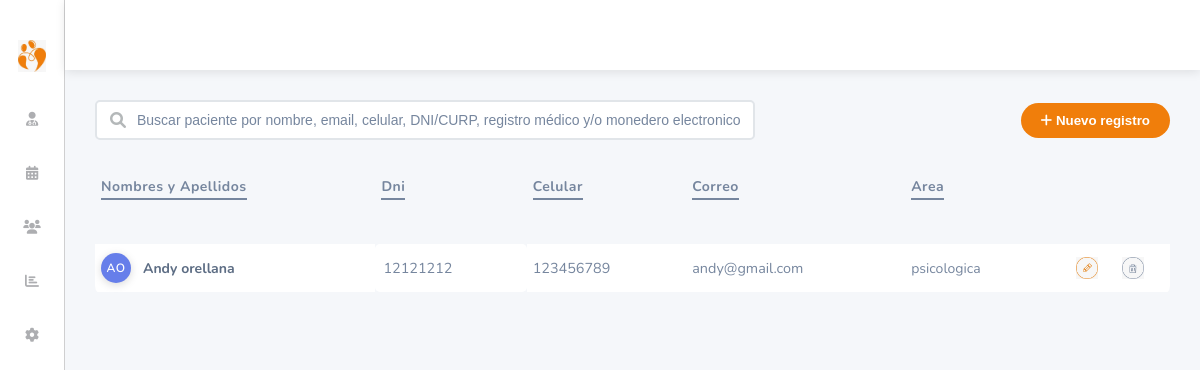
Page /views/Clinica/principal.php (signed in) on the earlier database version.
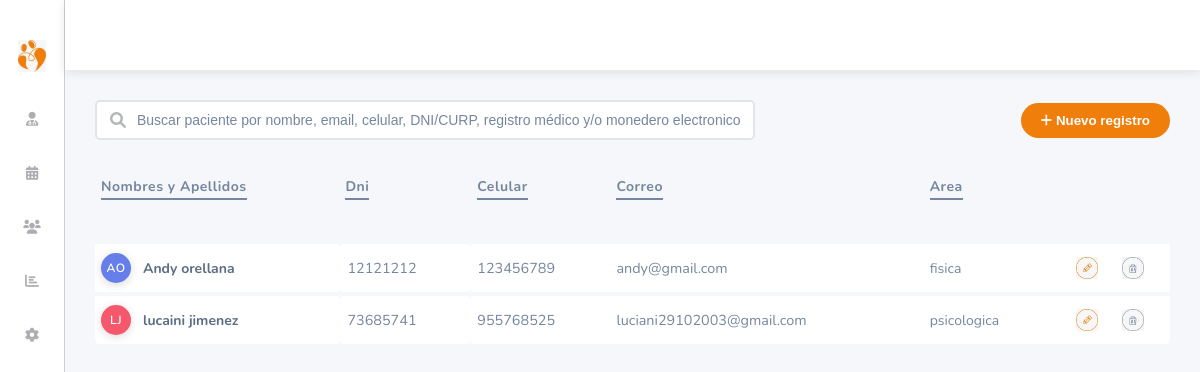
Same page on the later database version.
### tables this page shows
CREATE TABLE `especialistas` (
  `idespecialista` int(11) NOT NULL,
  `idusuario` int(11) NOT NULL,
  `idarea` int(11) NOT NULL,
  `idsubarea` int(11) DEFAULT NULL
);

CREATE TABLE `usuarios` (
  `idusuario` int(11) NOT NULL,
  `nombres` varchar(100) NOT NULL,
  `apellidos` varchar(100) NOT NULL,
  `dni` varchar(15) NOT NULL,
  `telefono` varchar(20) DEFAULT NULL,
  `correo` varchar(100) NOT NULL,
  `idestado` int(11) DEFAULT NULL,
  `idrol` int(11) DEFAULT NULL,
  `usuario` varchar(50) NOT NULL,
  `password` varchar(500) NOT NULL
);

CREATE TABLE `areas` (
  `idarea` int(11) NOT NULL,
  `area` varchar(50) NOT NULL
);

### models/Specialist/EspecialistaModel.php (called while the page is built, shortened)
<?php
class EspecialistaModel {
    public function listarEspecialistas() {
        $pdo = connectDatabase();
        $stmt = $pdo->query("SELECT e.*, u.nombres, u.apellidos, u.dni, u.telefono, u.correo, a.area, s.subarea
            FROM especialistas e
            INNER JOIN usuarios u ON e.idusuario = u.idusuario
            INNER JOIN areas a ON e.idarea = a.idarea
            LEFT JOIN subareas s ON e.idsubarea = s.idsubarea
            WHERE u.idestado = 1");
        $result = $stmt->fetchAll(PDO::FETCH_ASSOC);
        return $result;
    }
}

### controllers/Specialist/EspecialistaController.php (called while the page is built, shortened)
<?php
require_once __DIR__ . '/../../models/Specialist/EspecialistaModel.php';
class EspecialistaController {
    private $model;
    public function __construct() {
        $this->model = new EspecialistaModel();
    }
    public function listarEspecialistas() {
        return $this->model->listarEspecialistas();
    }
}

### views/Clinica/Especialistas.php (the view, shortened to what this page needs)
<?php
require_once __DIR__ . '/../../controllers/Specialist/EspecialistaController.php';
$rol = $_SESSION['rol'] ?? '';
$idusuario = $_SESSION['idusuario'] ?? null;
$controlador = new EspecialistaController();
if ($rol === 'C.General') {
    $especialistas = $controlador->listarEspecialistas();
} elseif ($rol === 'Especialista') {
    $especialistas = $controlador->obtenerEspecialistaPorUsuario($idusuario);
} else {
    header("Location: http://localhost/SistemaClinico/views/Clinica/login.php");
    exit;
}
?>
<div class="header">
</div>
<div class="content">
    <div class="header-search">
        <div class="search-container">
            <i class="fas fa-search" style="position: absolute; left: 15px; top: 50%; transform: translateY(-50%); color:rgb(180, 184, 185);"></i>
            <input type="text" class="search-input" placeholder="Buscar paciente por nombre, email, celular, DNI/CURP, registro médico y/o monedero electronico">
        </div>
        <div class="user-info">
            <?php if ($rol === 'C.General'): ?>
                <button class="btn-new" onclick="nuevoEspecialista()">
                    <i class="fas fa-plus"></i> Nuevo registro
                </button>
            <?php endif; ?>
        </div>
    </div>
<div class="table-container">
    <table class="specialists-table">
        <thead>
            <tr>
                <th>
                    <span class="bordered-text">Nombres y Apellidos</span>
                </th>
                <th>
                    <span class="bordered-text">Dni</span>
                </th>
                <th>
                    <span class="bordered-text">Celular</span>
                </th>
                <th>
                    <span class="bordered-text">Correo</span>
                </th>
                <th>
                    <span class="bordered-text">Area</span>
                </th>
                <?php if ($rol === 'C.General'): ?>
                    <th class="actions-col"></th>
                <?php endif; ?>
            </tr>
        </thead>
        <tbody>
            <?php foreach ($especialistas as $esp): ?>
            <tr onclick='cargarEspecialista(<?php echo json_encode($esp); ?>)' class="table-row">
                <td class="name-col">
                    <div class="name-with-avatar">
                        <div class="user-avatar">
                            <?php
                            $iniciales = strtoupper(substr($esp['nombres'], 0, 1) . substr($esp['apellidos'], 0, 1));
                            echo $iniciales;
                            ?>
                        </div>
                        <div class="user-name">
                            <?php echo htmlspecialchars($esp['nombres'] . ' ' . $esp['apellidos']); ?>
                        </div>
                    </div>
                </td>
                <td class="dni-col"><?php echo htmlspecialchars($esp['dni']); ?></td>
                <td class="contact-col"><?php echo htmlspecialchars($esp['telefono']); ?></td>
                <td class="contact-col"><?php echo htmlspecialchars($esp['correo']); ?></td>
                <td class="role-col">
                    <span class="role-badge">
                        <?php echo htmlspecialchars($esp['area']); ?>
                    </span>
                </td>
                <?php if ($rol === 'C.General'): ?>
                <td class="actions-col">
                    <div class="action-buttons">
                        <button type="button"
                                class="action-btn edit-btn"
                                onclick="editarEspecialista(<?php echo htmlspecialchars(json_encode($esp)); ?>, event)"
                                title="Editar">
                            <img src="../../img/editar.jpg" alt="Editar" style="width:22px; height:22px;">
                        </button>
                        <form method="POST" action="../../controllers/Specialist/deshabilitarEspecialista.php" style="display:inline;"
                              onsubmit="event.stopPropagation();">
                            <button type="submit" class="action-btn delete-btn" title="Eliminar"
                                    onclick="event.stopPropagation();">
                                <img src="../../img/eliminar.jpg" alt="Editar" style="width:22px; height:22px;">
                            </button>
                        </form>
                    </div>
                </td>
                <?php endif; ?>
            </tr>
            <?php endforeach; ?>
        </tbody>
    </table>
</div>
</div>

### views/Clinica/principal.php (shortened to what this page needs)
<!DOCTYPE html>
<html lang="es">
<head>
    <link rel="stylesheet" href="../../assets/Specialist/CssEspecialista.css">
    <link rel="stylesheet" href="../../assets/Specialist/TbEspecialista.css">
    <link rel="stylesheet" href="../../assets/Specialist/Modal.css">
    <link href="https://cdnjs.cloudflare.com/ajax/libs/font-awesome/6.0.0/css/all.min.css" rel="stylesheet">
</head>
<body>
    <div class="main-container">
            <div class="sidebar">
                <div class="logo">
                    <h2>
                        <img src="../../img/icono.jpg" alt="Logo Clínica" class="logo-img">
                    </h2>
                </div>
                <div class="menu-item active">
                    <i class="fas fa-user-md"></i>
                </div>
                <div class="menu-item">
                    <i class="fas fa-calendar-alt"></i>
                </div>
                <div class="menu-item">
                    <i class="fas fa-users"></i>
                </div>
                <div class="menu-item">
                    <i class="fas fa-chart-bar"></i>
                </div>
                <div class="menu-item">
                    <i class="fas fa-cog"></i>
                </div>
            </div>
        <?php include 'Especialistas.php'; ?>
    </div>
</body>
</html>

### assets/Specialist/CssEspecialista.css (style rules this page uses)
* { margin: 0; padding: 0; box-sizing: border-box; }
body { font-family: 'Nunito', sans-serif, Geneva, Verdana; background-color: #f5f7fa; color: #76869e; }
.main-container { display: grid; grid-template-columns: auto 1fr; grid-template-rows: 70px 1fr; grid-template-areas: "sidebar header" "sidebar content"; height: 100vh; overflow: hidden; }
.sidebar { display: flex; flex-direction: column; align-items: center; width: auto; min-width: 0; height: 100vh; min-height: 100vh; max-width: none; padding: 20px 0; padding-left: 16px; padding-right: 16px; background: #ffffff; border-right: 1px solid #cececff8; transition: width 0.3s; }
.sidebar .menu-item, .sidebar .logo { width: auto; display: flex; justify-content: center; align-items: center; margin: 20px 0 !important; }
.logo-img { width: 32px; height: 32px; object-fit: contain; display: block; margin: 0 auto; }
.sidebar i { font-size: 14px; color: #adaeb1; transition: font-size 0.3s; }
.header { grid-area: header; background: white; display: flex; align-items: center; justify-content: space-between; box-shadow: 0 2px 10px rgba(0,0,0,0.1); z-index: 999; }
.header-search { grid-area: header; display: flex; align-items: center; justify-content: space-between; z-index: 999; }
.header-search .search-container { flex: 1; max-width: 660px; position: relative; }
.header-search .search-input { width: 100%; padding: 10px 10px 10px 40px; border: 2px solid #e1e5e9; border-radius: 5px; font-size: 14px; transition: all 0.3s ease; }
.search-input::placeholder { color: #76869e; opacity: 1; }
.header-search .user-info { display: flex; align-items: center; gap: 15px; }
.header-search .btn-new { background: #f07e0b; color: white; border: none; padding: 10px 20px; border-radius: 20px; cursor: pointer; font-weight: 600; transition: all 0.3s ease; }
.content { grid-area: content; padding: 30px; overflow-y: auto; background: #f5f7fa; }

### assets/Specialist/TbEspecialista.css (style rules this page uses)
.table-container { padding-top: 25px; overflow-x: auto; }
.specialists-table { width: 100%; border-spacing: 0 4px; border-collapse: separate; border-radius: 10px; overflow: hidden; }
.specialists-table th { padding: 10px 12px; padding-bottom: 40px !important; text-align: left; font-size: 14px; letter-spacing: 0.5px; border: none; background: transparent !important; }
.bordered-text { display: inline-block; border-bottom: 2px solid #76869e; padding-bottom: 2px; }
.specialists-table tbody tr { cursor: pointer; transition: all 0.3s ease; background: white; }
.specialists-table tbody tr:last-child { border-bottom: none; }
.specialists-table td { padding: 10px 12px; font-size: 14px; color: #76869e; border: none; vertical-align: middle; }
.name-with-avatar { display: flex; align-items: center; gap: 12px; flex-direction: row; }
.user-avatar { width: 35px; height: 35px; border-radius: 50%; display: inline-flex; align-items: center; justify-content: center; font-weight: 600; font-size: 0.8rem; color: white; text-transform: uppercase; letter-spacing: 0.5px; box-shadow: 0 2px 8px rgba(0,0,0,0.15); transition: all 0.3s ease; flex-shrink: 0; }
.user-avatar:nth-of-type(8n+1) { background: #667eea; }
tr:nth-child(8n+1) .user-avatar { background: #667eea; }
tr:nth-child(8n+2) .user-avatar { background: #f5576c; }
.specialists-table .name-col { color: #5d6d84; font-weight: Bold; }
.specialists-table .dni-col { border-radius: 5px; font-weight: normal; padding: 5px 8px; font-size: 0.9rem; color: #76869e; }
.specialists-table .contact-col { color: #76869e; font-size: 0.9rem; }
.role-badge { display: flex; flex-direction: column; gap: 4px; }
.specialists-table .actions-col { width: 120px; text-align: center; }
.action-buttons { display: flex; gap: 8px; justify-content: center; align-items: center; }
.action-btn { background: transparent; border: none; padding: 6px 8px; cursor: pointer; font-size: 0.85rem; display: inline-flex; align-items: center; justify-content: center; min-width: 32px; height: 32px; }
@media (max-width: 1200px) { .specialists-table { font-size: 14px; } }
@media (max-width: 1200px) { .specialists-table th, .specialists-table td { padding: 8px 6px; } }
@media (max-width: 1200px) { .user-avatar { width: 30px; height: 30px; font-size: 12px; font-weight: 600; } }
.specialists-table tbody tr { animation: slideInUp 0.3s ease forwards; }

Differences in the rows shown:
changed especialistas "andy@gmail.com": idarea.area "psicologica" → "fisica"
added especialistas: idusuario.apellidos "LJ", idusuario.apellidos "lucaini jimenez", idusuario.dni "73685741", idusuario.telefono "955768525", idusuario.correo "luciani29102003@gmail.com", idarea.area "psicologica"
